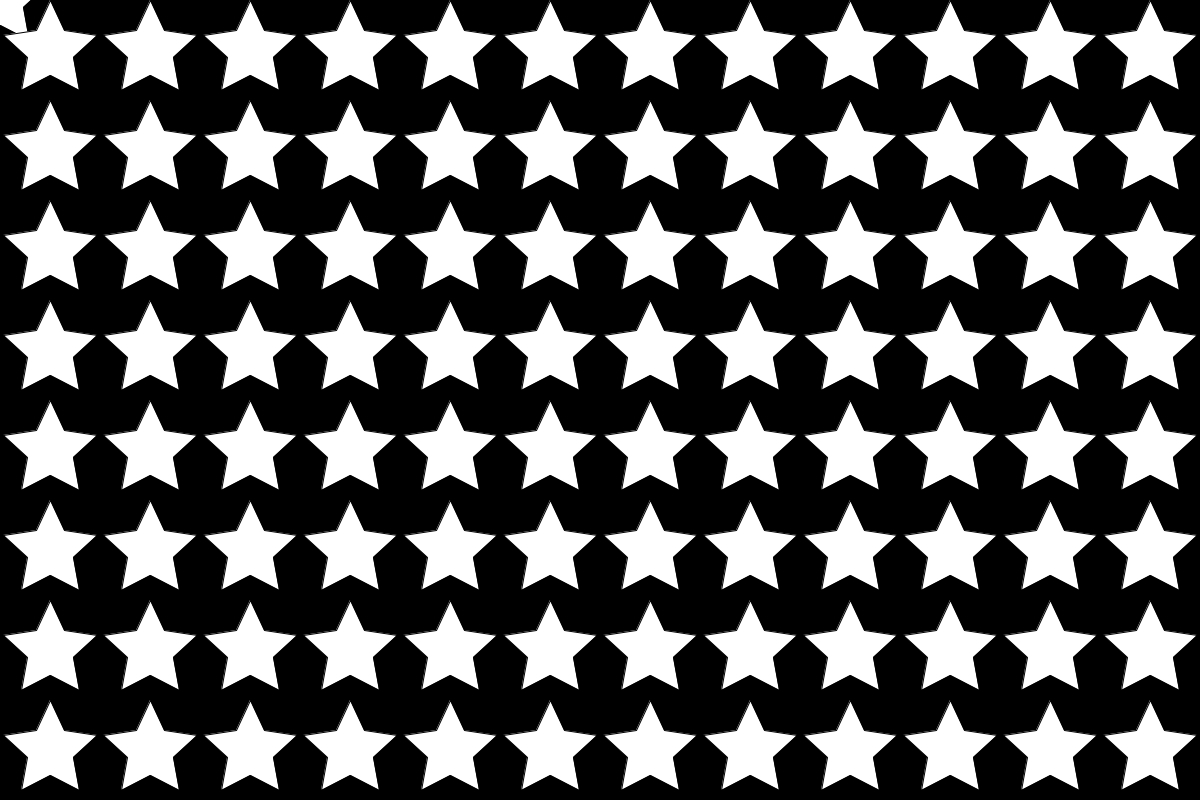
Frame 1 (no input)
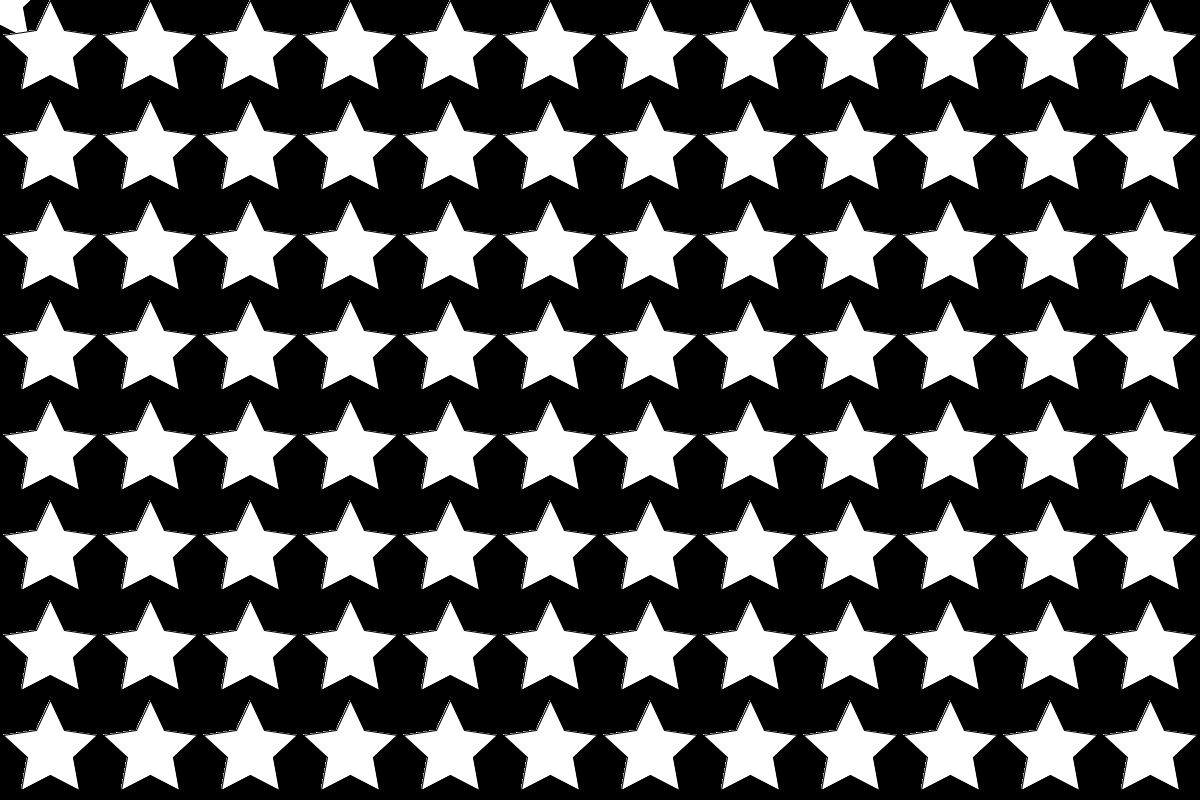
Frame 60 (the mouse pressed at the canvas centre just before this capture)
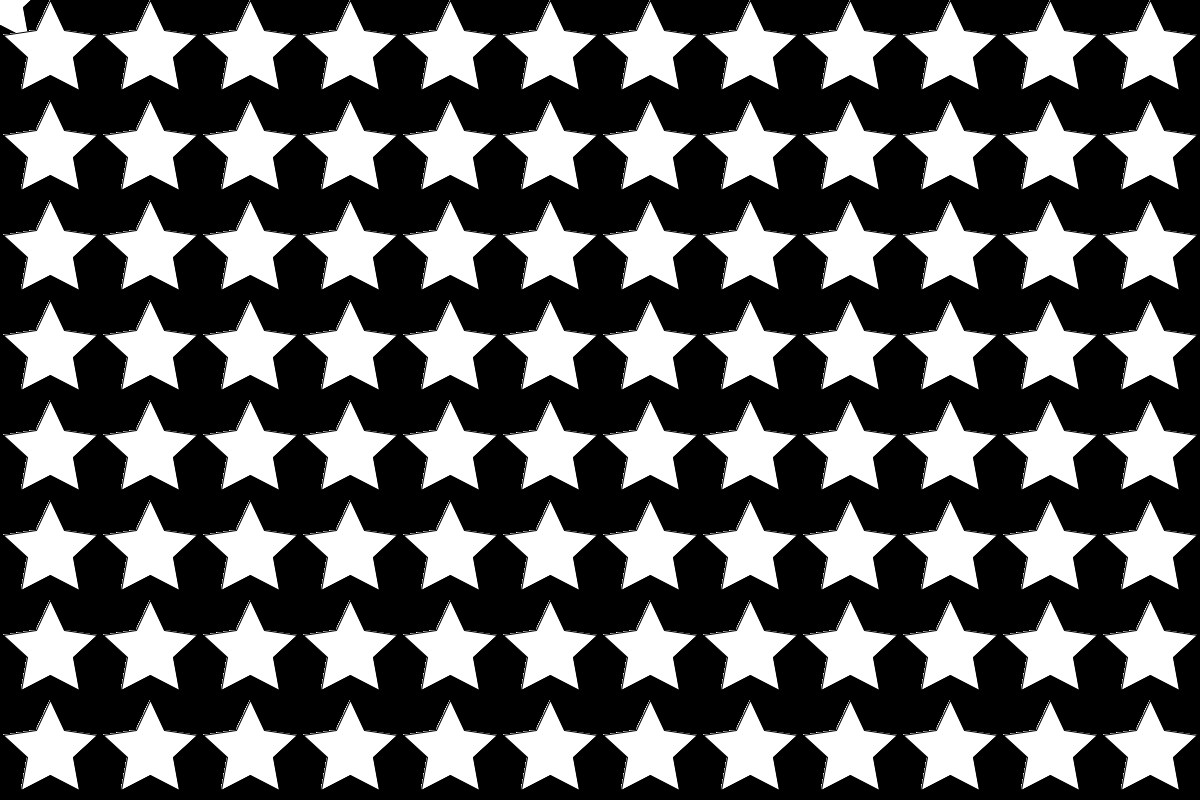
Frame 120 (the mouse held since frame 60 and released just before this capture)

The Processing sketch that drew these frames (run headless with seeded random() and noise(); from frame 60 on, the mouse is pressed at the canvas centre):

// Processing sketch: Makin_Shapes
// ── Makin_Shapes.pde
float x;
float y;

void setup() {
  size (1200, 800);
  background(0);
}

void draw() {
  Star(x, y);
  for (int x = 50; x < width; x = x + 100) {
    for (int y = 50; y < height; y = y + 100) {
      Star(x, y);
    }
  }
}

void Star(float x, float y) {
  fill(255);
  stroke(0);
  beginShape();
  vertex(x, y-50);
  vertex(x+14, y-20);
  vertex(x+47, y-15);
  vertex(x+23, y+7);
  vertex(x+29, y+40);
  vertex(x, y+25);
  vertex(x-29, y+40);
  vertex(x-23, y+7);
  vertex(x-47, y-15);
  vertex(x-14, y-20);
  vertex(x, y-50);
  endShape();
}
